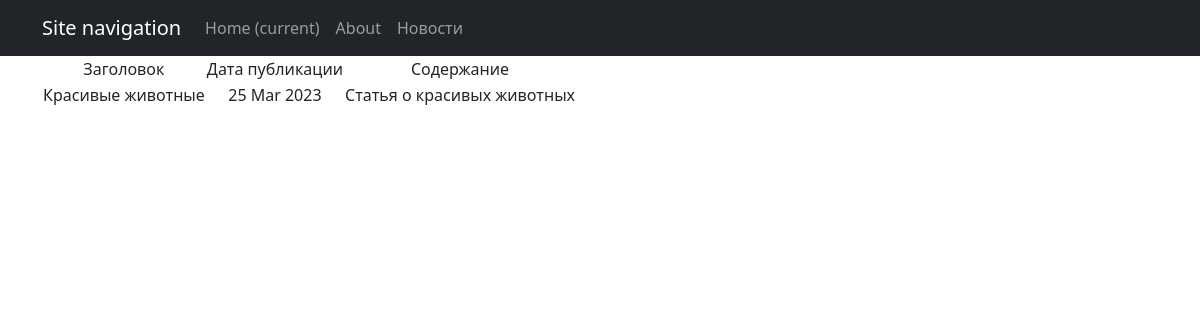
Screenshot of /news/1 with the database file from the repository.
### news/models.py (models this page shows, shortened)
class Post(models.Model):
    author = models.ForeignKey(Author, on_delete=models.CASCADE)
    type = models.IntegerField(choices=post_type, default=0)
    date_time_create = models.DateTimeField(auto_now_add=True)
    category = models.ManyToManyField(Category, through='PostCategory')
    title = models.TextField(max_length=255)
    post_text = models.TextField(max_length=20000)
    post_rating = models.IntegerField(default=1)

### news/views.py (the view)
# urls.py: path('<int:pk>', NewDetail.as_view(),
class NewDetail(DetailView):
    model = Post
    template_name = 'new.html'
    context_object_name = 'new'
    form_class = NewForm

### news/templatetags/custom_filters.py (called while the page is built)
@register.filter()
def censor(value):
    if not isinstance(value, str):
        raise ValueError('Фильтр только для строк')
    words = value.split()
    for i, word in enumerate(words):
        if word.lower() in BED_WORDS:
            words[i] = '*' * len(word)
    return ' '.join(words)

### templates/new.html (shortened to what this page needs)
{% extends 'flatpages/default.html' %}
{% load custom_filters %}
{% block content %}
    <table>
        <tr>
            <td>Заголовок</td>
            <td>Дата публикации</td>
            <td>Содержание</td>
        </tr>
        <tr>
            <td>{{ new.title|censor }}</td>
            <td>{{ new.date_time_create|date:'d M Y' }}</td>
            <td>{{ new.post_text|censor }}</td>
        </tr>
    </table>
{% endblock content %}

### rows the page displays
Post: title|censor "Красивые животные", date_time_create "25 Mar 2023", post_text|censor "Статья о красивых животных"
